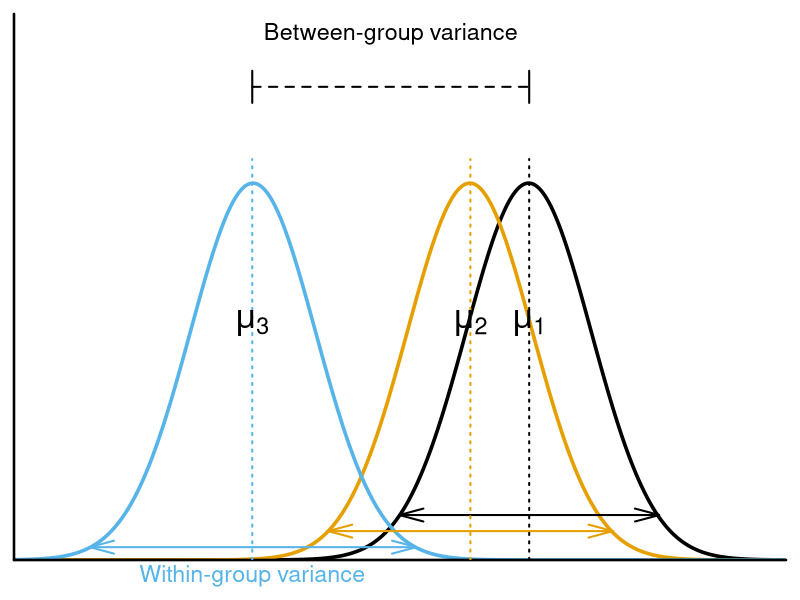

R code for this plot:
######################################
# Conceptual figure for ANOVA
# Will Vieira
# November 12, 2019
######################################


# generate data for 3 diff normal dist
x = seq(0, 21, length.out = 500)
y1 = dnorm(x, 14, 1.7)
y2 = dnorm(x, 12.4, 1.7)
y3 = dnorm(x, 6.5, 1.7)


# plot
colorBlind = c("#000000", "#E69F00", "#56B4E9")

par(xaxs = "i", yaxs = "i", mar = c(2, 0.7, 0.7, 0.7))
plot(x, y1, type = 'l', axes = FALSE, lwd = 3.5, xlab = "", ylab = "", ylim = c(0, 0.34), yaxt = "n", yaxt = "n", col = colorBlind[1])
lines(x, y2, lwd = 3.5, col = colorBlind[2])
lines(x, y3, lwd = 3.5, col = colorBlind[3])
axis(1, at = c(-20, 30), lwd = 2.5)
axis(2, at = c(-5, 5), lwd = 2.5)


# get arrow positions
posList = list() # list to save position
yLevel = c(0.028, 0.018, 0.008) # y value for each arrow

for(i in 1:3)
{
  # get closest value in the rigth and left size of the distribution for the respective yLevel value
  y <- get(paste0('y', i))
  leftValue = which(abs(y[1:250] - yLevel[i]) == min(abs(y[1:250] - yLevel[i])))
  rigthValue = which(abs(y[251:500] - yLevel[i]) == min(abs(y[251:500] - yLevel[i])))

  # get the position of the highest value of y
  hv <- which(abs(y - max(y)) == min(abs(y - max(y))))

  # asign to vector
  posList[[i]] <- c(leftValue, (rigthValue + 251), hv)
}


# plot arrows (difference within groups)
for(i in 1:3)
  arrows(x[posList[[i]][1]], yLevel[i], x[posList[[i]][2]], yLevel[i], lwd = 2, lty = 1, col = colorBlind[i], angle = 15, code = 3)

# plot abline for mean of each group
for(i in 1:3)
{
  y <- get(paste0('y', i))
  arrows(x[posList[[i]][3]], 0, x[posList[[i]][3]], y[posList[[i]][3]] + 0.015, col = colorBlind[i], lwd = 2, lty = 3, code = 0)
}

# add text mean
mtext(expression(mu[1]), 1, at = x[posList[[1]][3]], line = -12, cex = 2)
mtext(expression(mu[2]), 1, at = x[posList[[2]][3]], line = -12, cex = 2)
mtext(expression(mu[3]), 1, at = x[posList[[3]][3]], line = -12, cex = 2)

# plot arrow (difference between groups)
arrows(x[posList[[3]][3]], y[posList[[3]][3]] + 0.06, x[posList[[1]][3]], y[posList[[3]][3]] + 0.06, lwd = 2, lty = 2, code = 0)
arrows(x[posList[[3]][3]], y[posList[[3]][3]] + 0.05, x[posList[[3]][3]], y[posList[[3]][3]] + 0.07, lwd = 2, lty = 1, code = 0)
arrows(x[posList[[1]][3]], y[posList[[3]][3]] + 0.05, x[posList[[1]][3]], y[posList[[3]][3]] + 0.07, lwd = 2, lty = 1, code = 0)
mtext('Between-group variance', at = 10.25, line = -1.5, cex = 1.4)
mtext('Within-group variance', 1, at = x[posList[[3]][3]], line = 0.3, cex = 1.4, col = colorBlind[3])
